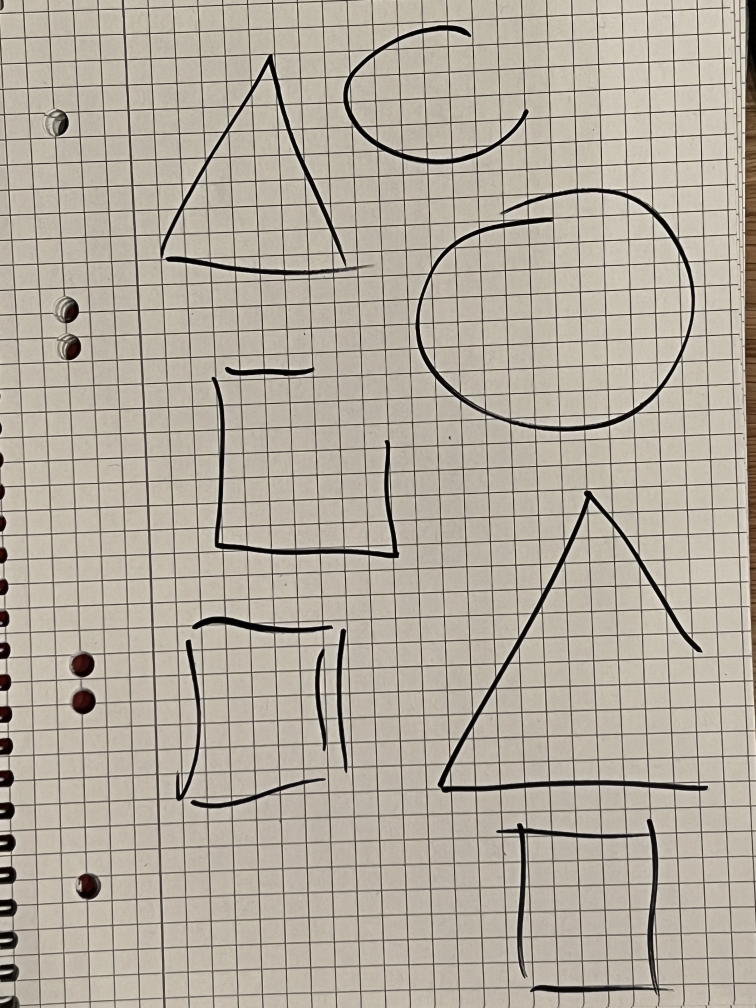
#> input picture example_001.jpg, 3024 x 4032 px (shown at 1/4 size)
$ python img2shapes.py example_001.jpg
#> lines starting #> are read from the running program, lines starting #| are printed output that depends on the picture; after the words box and inside, x2 and y2 are one past the last pixel; in counts of white or black regions, pixels touching at a corner belong together
#!/usr/bin/env python3
# -*- coding: utf-8 -*-
import cv2
import numpy as np
import sys

def load_image(image_path):
#> called with image_path = 'example_001.jpg'
    image = cv2.imread(image_path)
#> image is the input picture: shape (4032, 3024, 3); mean B, G, R 158.5, 171.1, 178.8
    if image is None:
        raise IOError(f"Cant find image: {image_path}")
    return image

def preprocess_image(image):
    gray = cv2.cvtColor(image, cv2.COLOR_BGR2GRAY)
    blurred = cv2.GaussianBlur(gray, (7, 7), 0)
    thresh = cv2.adaptiveThreshold(
        blurred, 255, cv2.ADAPTIVE_THRESH_GAUSSIAN_C,
        cv2.THRESH_BINARY_INV, 11, 4
    )
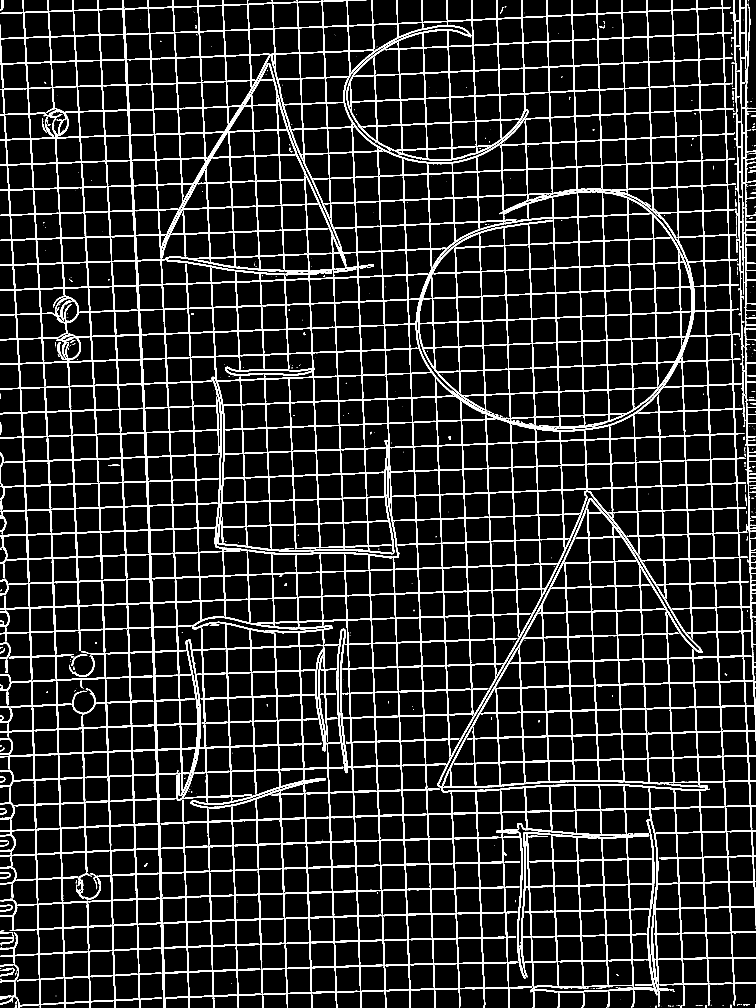
#> thresh: shape (4032, 3024) (shown at 1/4 size); 10.9% white; 540 white regions (371 under 20 px), largest, box (x1, y1, x2, y2) and area: (0, 0, 3024, 4032) 1264183, (2921, 0, 3024, 2721) 31132, (1347, 2514, 1389, 3093) 6319
    kernel = np.ones((3, 3), np.uint8)
    thresh = cv2.morphologyEx(thresh, cv2.MORPH_CLOSE, kernel, iterations=5)
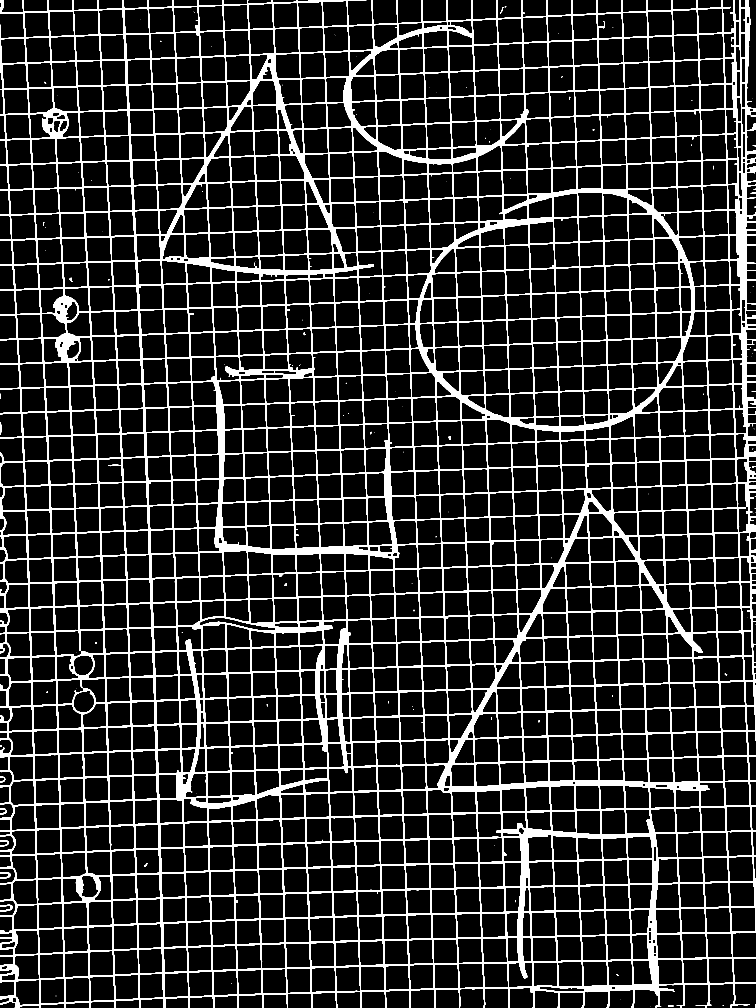
#> thresh: shape (4032, 3024) (shown at 1/4 size); 12.9% white; 124 white regions (84 under 20 px)
    return thresh

def get_contours(thresh):
    contours, _ = cv2.findContours(
        thresh, cv2.RETR_EXTERNAL, cv2.CHAIN_APPROX_SIMPLE
    )
#> contours = 39 contours, 25 with area under 20; largest, box (x1, y1, x2, y2) and area: (0, 0, 3024, 4032) 11636044, (0, 3619, 51, 3647) 443, (0, 3489, 43, 3516) 373, (0, 3360, 36, 3387) 318, (0, 1690, 7, 1738) 205
    return contours

def classify_contour(contour, threshold_lines=0.01, min_contour_area=700):
    area = cv2.contourArea(contour)
    if area < min_contour_area:
        return None, None, None

    epsilon = threshold_lines * cv2.arcLength(contour, True)
    approx = cv2.approxPolyDP(contour, epsilon, True)

    if not cv2.isContourConvex(approx):
        return None, None, None

    if len(approx) == 3:
        shape_name = "Triangle"
        color = (0, 255, 255)
    elif len(approx) == 4:
        x, y, w, h = cv2.boundingRect(approx)
        aspect_ratio = w / float(h)
        if 0.8 <= aspect_ratio <= 1.2:
            shape_name = "Square"
            color = (0, 0, 255)
        else:
            shape_name = "Rectangle"
            color = (0, 165, 255)
    elif len(approx) > 6:
        shape_name = "Circle"
        color = (255, 0, 0)
    else:
        return None, None, None

    return approx, color, shape_name

def draw_shape(image, approx, color, label=None):
    cv2.drawContours(image, [approx], -1, color, thickness=cv2.FILLED)
    if label:
        M = cv2.moments(approx)
        if M["m00"] != 0:
            cX = int(M["m10"] / M["m00"])
            cY = int(M["m01"] / M["m00"])
            cv2.putText(
                image, label, (cX - 20, cY),
                cv2.FONT_HERSHEY_SIMPLEX, 0.5, (255, 255, 255), 2
            )

def detect_shapes(image_path):
    image = load_image(image_path)
    thresh = preprocess_image(image)
    contours = get_contours(thresh)

    # Parameter
    threshold_lines = 0.01
    min_contour_area = 700

    for contour in contours:
        approx, color, shape_name = classify_contour(contour, threshold_lines, min_contour_area)
        if approx is not None:
            draw_shape(image, approx, color, label=shape_name)
#> this loop made 39 passes
#> area in classify_contour on passes 6, 7, 8, 9, 10, 11, 12, 21, 22, 31, 34, 37: 443, 373, 317.5, 122, 68.5, 162, 21.5, 205, 21.5, 53, 47.5, 46.5
#> (contour, area in classify_contour) on pass 2: ([[2672, 4023], [2672, 4024], [2694, 4024], [2694, 4023]], 22)
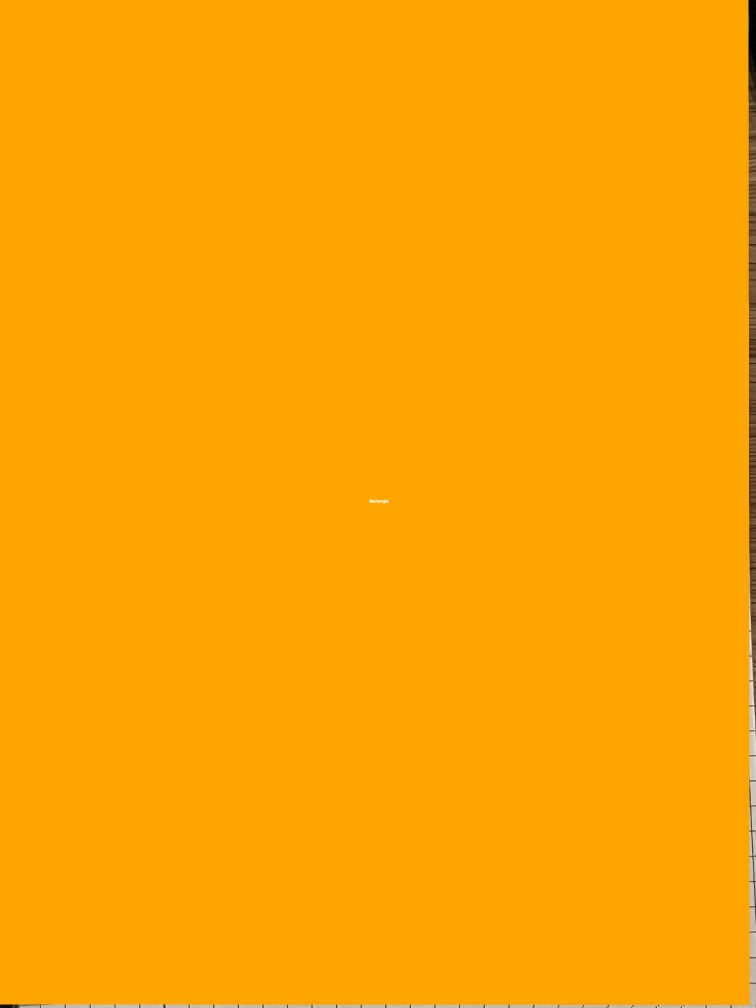
#> image: shape (4032, 3024, 3) (shown at 1/4 size); mean B, G, R 1.3, 164.5, 253.6

    cv2.imshow("Detected Shapes", image)
    cv2.waitKey(0)
    cv2.destroyAllWindows()

def main():
    if len(sys.argv) != 2:
        print("Usage: python3 img2shapes.py <image_path>")
        sys.exit(1)
    detect_shapes(sys.argv[1])

if __name__ == "__main__":
    main()

$ run again, on example_003.jpg
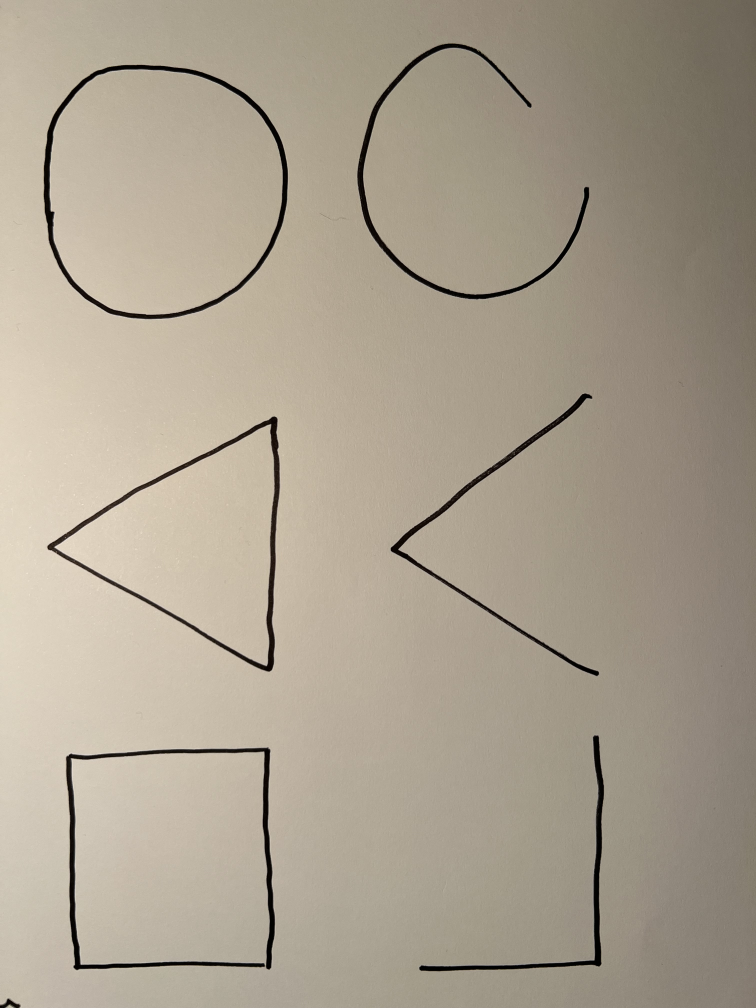
#> input picture example_003.jpg, 3024 x 4032 px (shown at 1/4 size)
#> in load_image, image is the input picture: shape (4032, 3024, 3); mean B, G, R 143.4, 160, 170.1
#> in preprocess_image, `thresh = cv2.morphologyEx(thresh, cv2.MORPH_CLOSE, kernel, iterations=5)`:
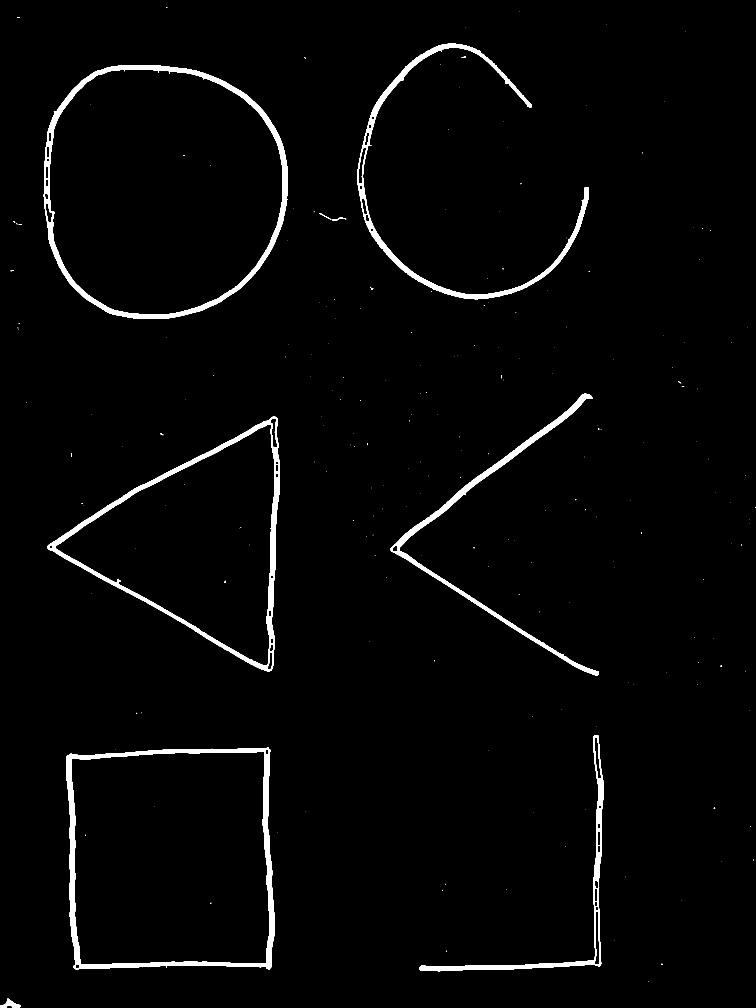
#> thresh: shape (4032, 3024) (shown at 1/4 size); 2.2% white; 215 white regions (199 under 20 px)
#> in get_contours, `contours, _ = cv2.findContours( thresh, cv2.RETR_EXTERNAL, cv2.CHAIN_A..`: contours = 202 contours, 191 with area under 20; largest, box (x1, y1, x2, y2) and area: (175, 260, 1151, 1276) 809822, (265, 2989, 1100, 3880) 693091, (190, 1666, 1119, 2687) 492019, (1429, 174, 2356, 1198) 44172, (1563, 1574, 2396, 2704) 33720
#> the loop in detect_shapes, `for contour in contours:` made 202 passes
#> (area in classify_contour, epsilon in classify_contour) on pass 1: (1308.5, 2.25)
#> after the loop in detect_shapes, `for contour in contours:`:
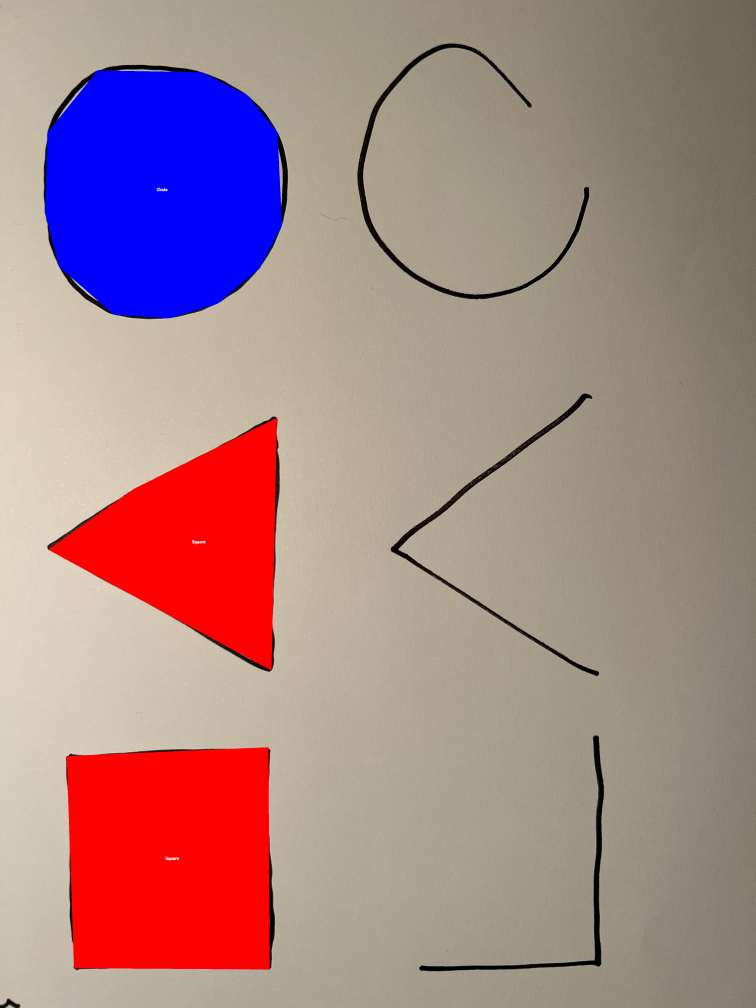
#> image: shape (4032, 3024, 3) (shown at 1/4 size); mean B, G, R 134.5, 132.2, 164.9
